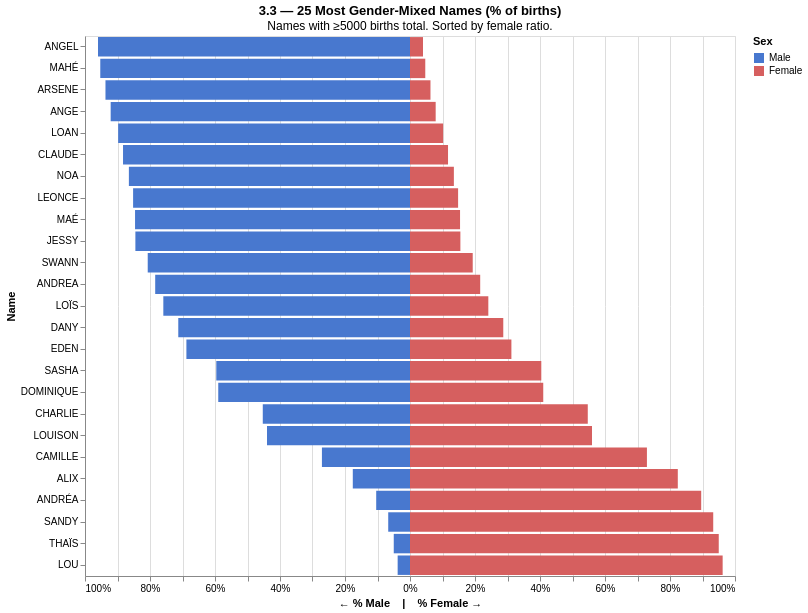

Write notebook code for a chart like this one.
### Markdown cell above
---
# Visualization 3 — Gender effects
## 3.3 — Diverging bar chart M vs F

### Code cell
# Prénoms mixtes : sélectionner des noms connus avec un total significatif
gender_nat = nat.groupby(['preusuel','sexe'])['nombre'].sum().reset_index()
g_pivot = gender_nat.pivot_table(index='preusuel', columns='sexe', values='nombre', fill_value=0).reset_index()
g_pivot.columns.name = None
g_pivot = g_pivot.rename(columns={1:'male', 2:'female'})
if 'male' not in g_pivot.columns: g_pivot['male'] = 0
if 'female' not in g_pivot.columns: g_pivot['female'] = 0
g_pivot['total'] = g_pivot['male'] + g_pivot['female']
g_pivot['female_ratio'] = g_pivot['female'] / g_pivot['total']
g_pivot['mixedness'] = (g_pivot['female_ratio'] - 0.5).abs()

# Garder uniquement les prénoms avec au moins 5000 naissances totales (noms reconnus)
mixed = g_pivot[g_pivot['total'] >= 5000].copy()
top_mixed = mixed.nsmallest(25, 'mixedness')['preusuel'].tolist()
div_data = g_pivot[g_pivot['preusuel'].isin(top_mixed)].sort_values('female_ratio').copy()

# Normaliser : afficher le % plutôt que le nombre brut
div_data['male_pct'] = -(div_data['male'] / div_data['total'] * 100).round(1)
div_data['female_pct'] = (div_data['female'] / div_data['total'] * 100).round(1)

div_long = pd.melt(div_data, id_vars='preusuel',
                    value_vars=['male_pct','female_pct'],
                    var_name='sex', value_name='pct')
div_long['sex_label'] = div_long['sex'].map({'male_pct':'Male','female_pct':'Female'})
div_long['pct_abs'] = div_long['pct'].abs()

alt.Chart(div_long).mark_bar().encode(
    x=alt.X('pct:Q', title='← % Male    |    % Female →',
             axis=alt.Axis(labelExpr='abs(datum.value) + "%"'), scale=alt.Scale(domain=[-100, 100])),
    y=alt.Y('preusuel:N', sort=div_data['preusuel'].tolist(), title='Name'),
    color=alt.Color('sex_label:N',
                    scale=alt.Scale(domain=['Male','Female'], range=['#4878cf','#d65f5f']),
                    title='Sex'),
    tooltip=['preusuel:N', 'sex_label:N',
             alt.Tooltip('pct_abs:Q', title='%', format='.1f')]
).properties(width=650, height=540,
              title=alt.Title('3.3 — 25 Most Gender-Mixed Names (% of births)',
                              subtitle='Names with ≥5000 births total. Sorted by female ratio.'))

### Figure 1 — Vega-Lite specification as saved in the notebook (floating-point values rounded to 4 significant figures)
{"config": {"view": {"continuousWidth": 300, "continuousHeight": 300}}, "data": {"name": "data-94a880eefb0f7b178c479b9d3050221c"}, "mark": {"type": "bar"}, "encoding": {"color": {"field": "sex_label", "scale": {"domain": ["Male", "Female"], "range": ["#4878cf", "#d65f5f"]}, "title": "Sex", "type": "nominal"}, "tooltip": [{"field": "preusuel", "type": "nominal"}, {"field": "sex_label", "type": "nominal"}, {"field": "pct_abs", "format": ".1f", "title": "%", "type": "quantitative"}], "x": {"axis": {"labelExpr": "abs(datum.value) + \"%\""}, "field": "pct", "scale": {"domain": [-100, 100]}, "title": "← % Male    |    % Female →", "type": "quantitative"}, "y": {"field": "preusuel", "sort": ["ANGEL", "MAHÉ", "ARSENE", "ANGE", "LOAN", "CLAUDE", "NOA", "LEONCE", "MAÉ", "JESSY", "SWANN", "ANDREA", "LOÏS", "DANY", "EDEN", "SASHA", "DOMINIQUE", "CHARLIE", "LOUISON", "CAMILLE", "ALIX", "ANDRÉA", "SANDY", "THAÏS", "LOU"], "title": "Name", "type": "nominal"}}, "height": 540, "title": {"text": "3.3 — 25 Most Gender-Mixed Names (% of births)", "subtitle": "Names with ≥5000 births total. Sorted by female ratio."}, "width": 650, "$schema": "https://vega.github.io/schema/vega-lite/v6.4.1.json", "datasets": {"data-94a880eefb0f7b178c479b9d3050221c": [{"preusuel": "ANGEL", "sex": "male_pct", "pct": -96.0, "sex_label": "Male", "pct_abs": 96.0}, {"preusuel": "MAHÉ", "sex": "male_pct", "pct": -95.3, "sex_label": "Male", "pct_abs": 95.3}, {"preusuel": "ARSENE", "sex": "male_pct", "pct": -93.7, "sex_label": "Male", "pct_abs": 93.7}, {"preusuel": "ANGE", "sex": "male_pct", "pct": -92.1, "sex_label": "Male", "pct_abs": 92.1}, {"preusuel": "LOAN", "sex": "male_pct", "pct": -89.8, "sex_label": "Male", "pct_abs": 89.8}, {"preusuel": "CLAUDE", "sex": "male_pct", "pct": -88.3, "sex_label": "Male", "pct_abs": 88.3}, {"preusuel": "NOA", "sex": "male_pct", "pct": -86.5, "sex_label": "Male", "pct_abs": 86.5}, {"preusuel": "LEONCE", "sex": "male_pct", "pct": -85.2, "sex_label": "Male", "pct_abs": 85.2}, {"preusuel": "MAÉ", "sex": "male_pct", "pct": -84.6, "sex_label": "Male", "pct_abs": 84.6}, {"preusuel": "JESSY", "sex": "male_pct", "pct": -84.5, "sex_label": "Male", "pct_abs": 84.5}, {"preusuel": "SWANN", "sex": "male_pct", "pct": -80.7, "sex_label": "Male", "pct_abs": 80.7}, {"preusuel": "ANDREA", "sex": "male_pct", "pct": -78.4, "sex_label": "Male", "pct_abs": 78.4}, {"preusuel": "LOÏS", "sex": "male_pct", "pct": -75.9, "sex_label": "Male", "pct_abs": 75.9}, {"preusuel": "DANY", "sex": "male_pct", "pct": -71.3, "sex_label": "Male", "pct_abs": 71.3}, {"preusuel": "EDEN", "sex": "male_pct", "pct": -68.8, "sex_label": "Male", "pct_abs": 68.8}, {"preusuel": "SASHA", "sex": "male_pct", "pct": -59.6, "sex_label": "Male", "pct_abs": 59.6}, {"preusuel": "DOMINIQUE", "sex": "male_pct", "pct": -59.0, "sex_label": "Male", "pct_abs": 59.0}, {"preusuel": "CHARLIE", "sex": "male_pct", "pct": -45.3, "sex_label": "Male", "pct_abs": 45.3}, {"preusuel": "LOUISON", "sex": "male_pct", "pct": -44.0, "sex_label": "Male", "pct_abs": 44.0}, {"preusuel": "CAMILLE", "sex": "male_pct", "pct": -27.1, "sex_label": "Male", "pct_abs": 27.1}, {"preusuel": "ALIX", "sex": "male_pct", "pct": -17.6, "sex_label": "Male", "pct_abs": 17.6}, {"preusuel": "ANDRÉA", "sex": "male_pct", "pct": -10.4, "sex_label": "Male", "pct_abs": 10.4}, {"preusuel": "SANDY", "sex": "male_pct", "pct": -6.7, "sex_label": "Male", "pct_abs": 6.7}, {"preusuel": "THAÏS", "sex": "male_pct", "pct": -5.0, "sex_label": "Male", "pct_abs": 5.0}, {"preusuel": "LOU", "sex": "male_pct", "pct": -3.8, "sex_label": "Male", "pct_abs": 3.8}, {"preusuel": "ANGEL", "sex": "female_pct", "pct": 4.0, "sex_label": "Female", "pct_abs": 4.0}, {"preusuel": "MAHÉ", "sex": "female_pct", "pct": 4.7, "sex_label": "Female", "pct_abs": 4.7}, {"preusuel": "ARSENE", "sex": "female_pct", "pct": 6.3, "sex_label": "Female", "pct_abs": 6.3}, {"preusuel": "ANGE", "sex": "female_pct", "pct": 7.9, "sex_label": "Female", "pct_abs": 7.9}, {"preusuel": "LOAN", "sex": "female_pct", "pct": 10.2, "sex_label": "Female", "pct_abs": 10.2}, {"preusuel": "CLAUDE", "sex": "female_pct", "pct": 11.7, "sex_label": "Female", "pct_abs": 11.7}, {"preusuel": "NOA", "sex": "female_pct", "pct": 13.5, "sex_label": "Female", "pct_abs": 13.5}, {"preusuel": "LEONCE", "sex": "female_pct", "pct": 14.8, "sex_label": "Female", "pct_abs": 14.8}, {"preusuel": "MAÉ", "sex": "female_pct", "pct": 15.4, "sex_label": "Female", "pct_abs": 15.4}, {"preusuel": "JESSY", "sex": "female_pct", "pct": 15.5, "sex_label": "Female", "pct_abs": 15.5}, {"preusuel": "SWANN", "sex": "female_pct", "pct": 19.3, "sex_label": "Female", "pct_abs": 19.3}, {"preusuel": "ANDREA", "sex": "female_pct", "pct": 21.6, "sex_label": "Female", "pct_abs": 21.6}, {"preusuel": "LOÏS", "sex": "female_pct", "pct": 24.1, "sex_label": "Female", "pct_abs": 24.1}, {"preusuel": "DANY", "sex": "female_pct", "pct": 28.7, "sex_label": "Female", "pct_abs": 28.7}, {"preusuel": "EDEN", "sex": "female_pct", "pct": 31.2, "sex_label": "Female", "pct_abs": 31.2}, {"preusuel": "SASHA", "sex": "female_pct", "pct": 40.4, "sex_label": "Female", "pct_abs": 40.4}, {"preusuel": "DOMINIQUE", "sex": "female_pct", "pct": 41.0, "sex_label": "Female", "pct_abs": 41.0}, {"preusuel": "CHARLIE", "sex": "female_pct", "pct": 54.7, "sex_label": "Female", "pct_abs": 54.7}, {"preusuel": "LOUISON", "sex": "female_pct", "pct": 56.0, "sex_label": "Female", "pct_abs": 56.0}, {"preusuel": "CAMILLE", "sex": "female_pct", "pct": 72.9, "sex_label": "Female", "pct_abs": 72.9}, {"preusuel": "ALIX", "sex": "female_pct", "pct": 82.4, "sex_label": "Female", "pct_abs": 82.4}, {"preusuel": "ANDRÉA", "sex": "female_pct", "pct": 89.6, "sex_label": "Female", "pct_abs": 89.6}, {"preusuel": "SANDY", "sex": "female_pct", "pct": 93.3, "sex_label": "Female", "pct_abs": 93.3}, {"preusuel": "THAÏS", "sex": "female_pct", "pct": 95.0, "sex_label": "Female", "pct_abs": 95.0}, {"preusuel": "LOU", "sex": "female_pct", "pct": 96.2, "sex_label": "Female", "pct_abs": 96.2}]}}
